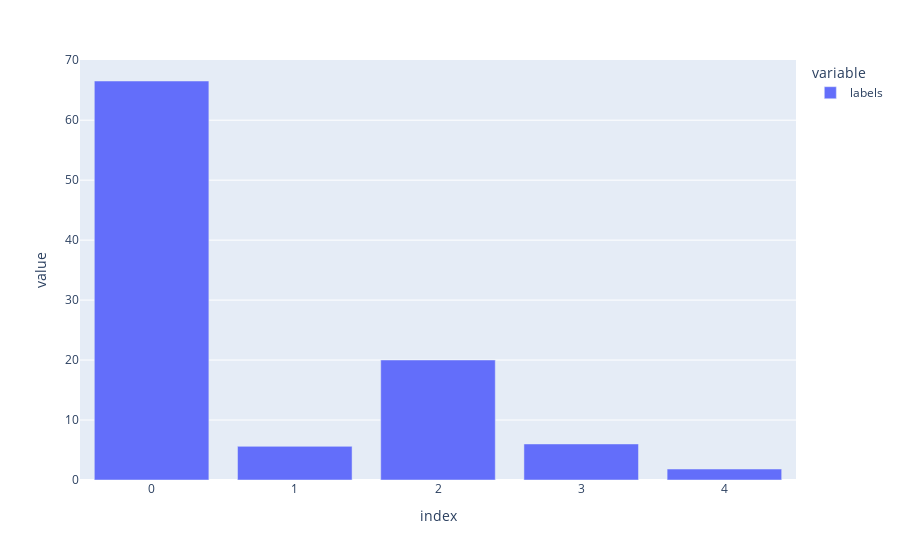

The cell this chart's notebook holds for it:
### Code cell
fig = px.bar(df['labels'].value_counts() / len(df['labels']) * 100)

fig

### Figure 1 — Plotly figure (JSON) as saved in the notebook; plotly's stock layout.template omitted (floating-point values rounded to 4 significant figures)
{"data": [{"alignmentgroup": "True", "hovertemplate": "variable=labels<br>index=%{x}<br>value=%{y}<extra></extra>", "legendgroup": "labels", "marker": {"color": "#636efa"}, "name": "labels", "offsetgroup": "labels", "orientation": "v", "showlegend": true, "textposition": "auto", "type": "bar", "x": [0, 2, 3, 1, 4], "xaxis": "x", "y": [66.54, 20.01, 6.011, 5.611, 1.829], "yaxis": "y"}], "layout": {"barmode": "relative", "legend": {"title": {"text": "variable"}, "tracegroupgap": 0}, "margin": {"t": 60}, "xaxis": {"anchor": "y", "domain": [0, 1], "title": {"text": "index"}}, "yaxis": {"anchor": "x", "domain": [0, 1], "title": {"text": "value"}}}}
